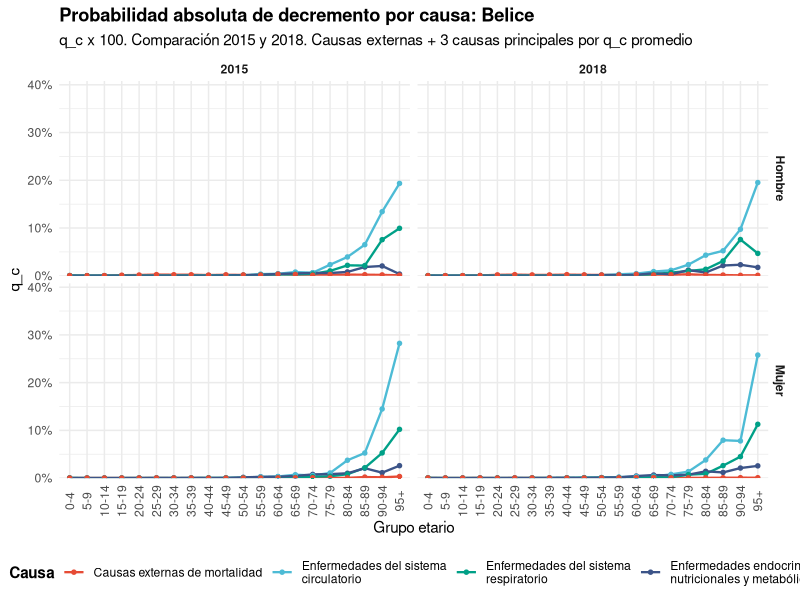
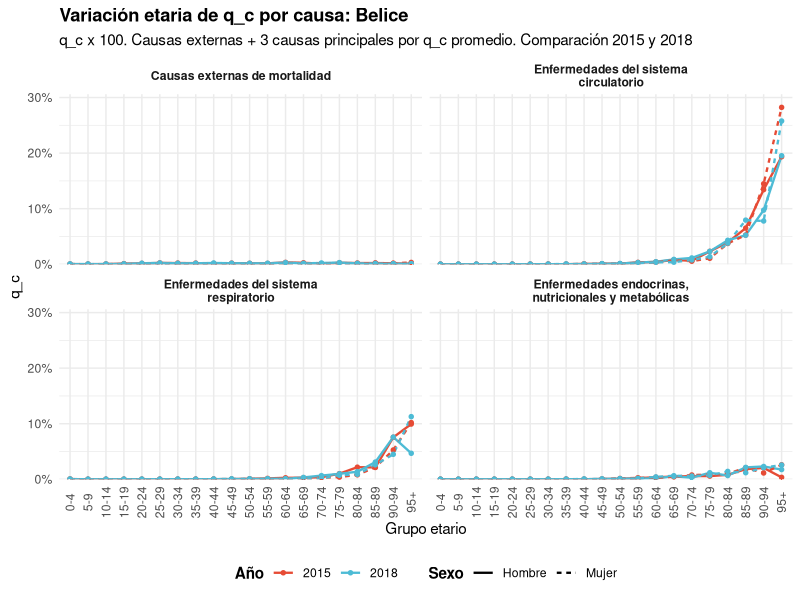
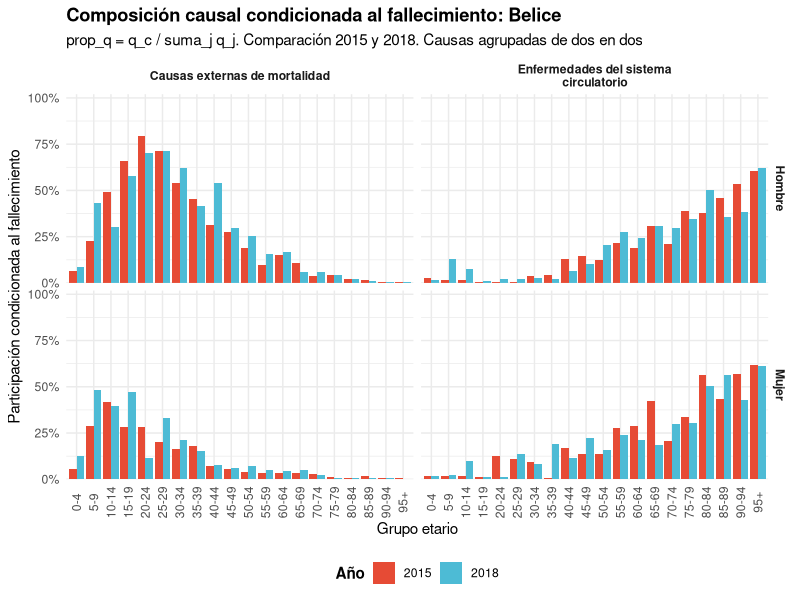
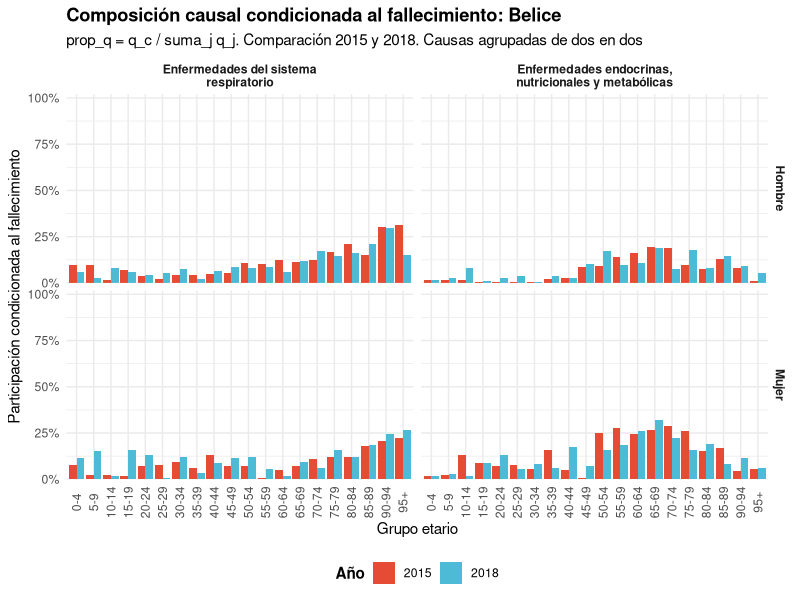
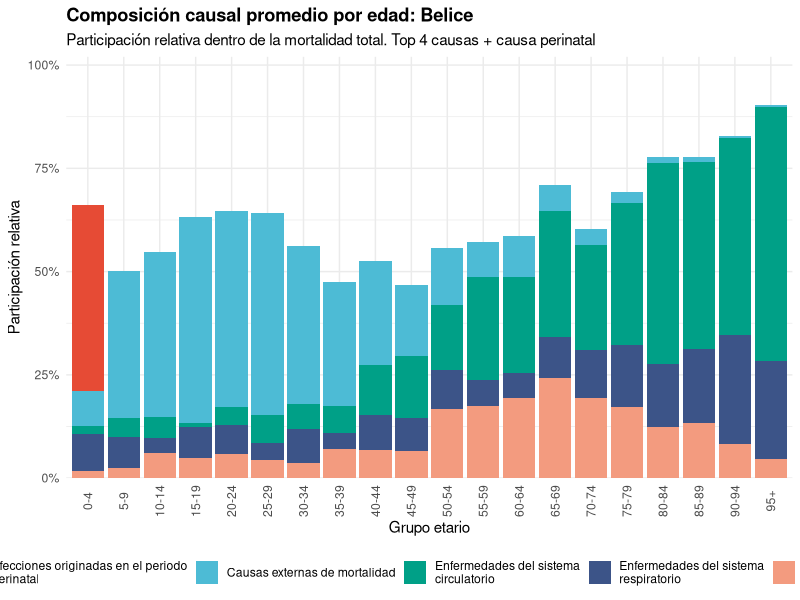
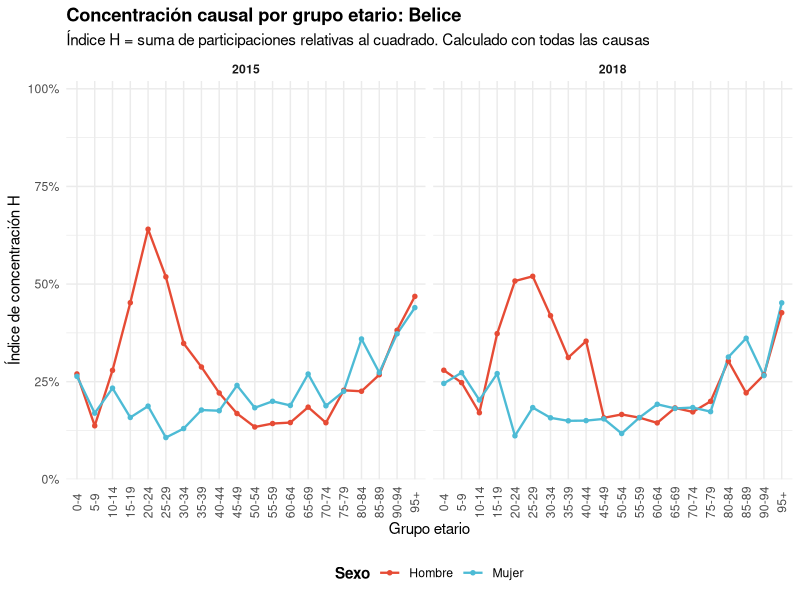
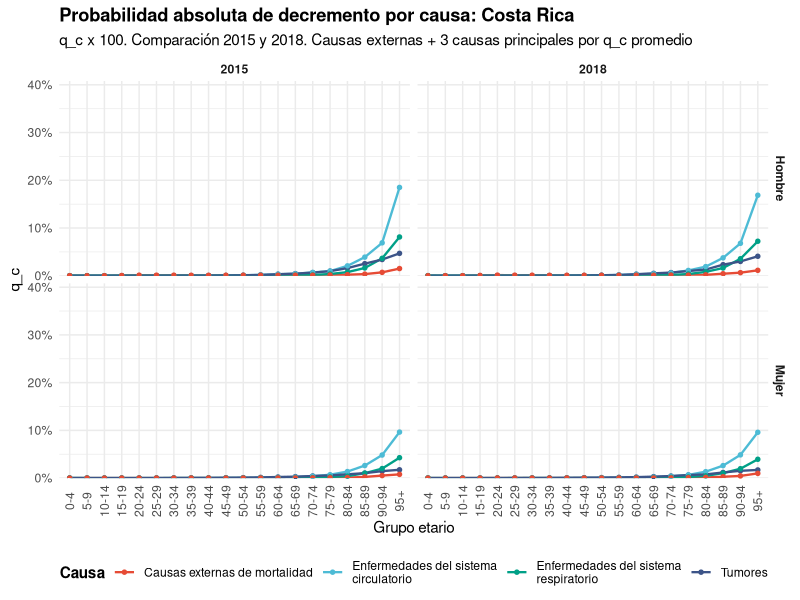
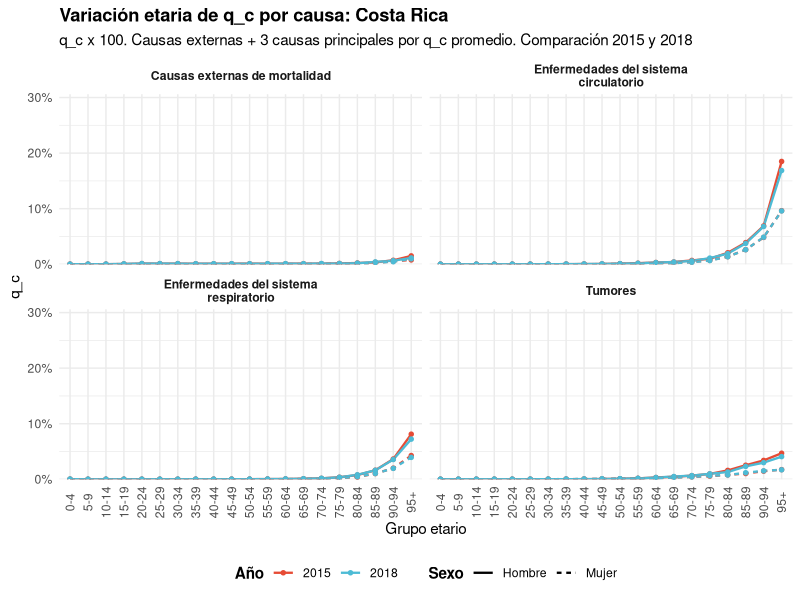

The R script that drew these images, in order:
# 08_analisis_bayesiano.R

library(readr)
library(dplyr)
library(tidyr)
library(ggplot2)
library(here)
library(stringr)
library(scales)
library(ggsci)

options(scipen = 999)


# ---------------------------------------------------------------------------
# 1. Cargar resultados del enfoque bayesiano
# ---------------------------------------------------------------------------

resultados_bayesiano <- read_csv(
  here("datos", "procesados", "resultados_enfoque_bayesiano.csv"),
  na = c("", "NA"),
  show_col_types = FALSE
)


# Solo se contrastan 2015 y 2018

anios_comparacion <- c(2015, 2018)

resultados_bayesiano <- resultados_bayesiano %>%
  filter(anio %in% anios_comparacion)


# ---------------------------------------------------------------------------
# 2. Funciones auxiliares
# ---------------------------------------------------------------------------

etiqueta_pct_directa <- function(x, decimales = 2) {
  x_fmt <- format(
    round(x, decimales),
    nsmall = decimales,
    trim = TRUE,
    scientific = FALSE
  )
  
  x_fmt <- sub("(\\.\\d*?)0+$", "\\1", x_fmt)
  x_fmt <- sub("\\.$", "", x_fmt)
  
  paste0(x_fmt, "%")
}


etiqueta_pct_proporcion <- function(x, decimales = 1) {
  x <- x * 100
  
  x_fmt <- format(
    round(x, decimales),
    nsmall = decimales,
    trim = TRUE,
    scientific = FALSE
  )
  
  x_fmt <- sub("(\\.\\d*?)0+$", "\\1", x_fmt)
  x_fmt <- sub("\\.$", "", x_fmt)
  
  paste0(x_fmt, "%")
}


tema_bayesiano <- function() {
  theme_minimal() +
    theme(
      axis.text.x = element_text(angle = 90, vjust = 0.5),
      legend.position = "bottom",
      plot.title = element_text(face = "bold"),
      strip.text = element_text(face = "bold"),
      legend.title = element_text(face = "bold")
    )
}


# ---------------------------------------------------------------------------
# 3. Preparar variables generales
# ---------------------------------------------------------------------------

orden_edades <- resultados_bayesiano %>%
  distinct(grupo_edad) %>%
  mutate(
    edad_inicio = parse_number(grupo_edad)
  ) %>%
  arrange(edad_inicio) %>%
  pull(grupo_edad)


resultados_bayesiano <- resultados_bayesiano %>%
  mutate(
    grupo_edad = factor(grupo_edad, levels = orden_edades),
    pais_carpeta = case_when(
      pais == "Belice" ~ "belice",
      pais == "Costa Rica" ~ "costa rica",
      pais == "El Salvador" ~ "el salvador",
      pais == "Guatemala" ~ "guatemala",
      pais == "Nicaragua" ~ "nicaragua",
      pais %in% c("Panama", "Panamá") ~ "panama",
      TRUE ~ str_to_lower(pais)
    ),
    causa_grupo_wrap = str_wrap(causa_grupo, width = 35),
    q_porcentaje = q_c * 100
  )


# ---------------------------------------------------------------------------
# 4. Composición causal condicionada al fallecimiento
# ---------------------------------------------------------------------------

# prop_q = q_c / sum_j q_j
#
# El denominador usa TODAS las causas dentro de:
# anio, pais, sexo, grupo_edad.

composicion_causal <- resultados_bayesiano %>%
  group_by(anio, pais, pais_carpeta, sexo, grupo_edad) %>%
  mutate(
    q_total = sum(q_c, na.rm = TRUE),
    prop_q = if_else(q_total > 0, q_c / q_total, 0)
  ) %>%
  ungroup()


# ---------------------------------------------------------------------------
# 5. Concentración causal
# ---------------------------------------------------------------------------

# H = sum_c prop_q^2
#
# Se calcula con TODAS las causas.

concentracion_causal <- composicion_causal %>%
  group_by(anio, pais, pais_carpeta, sexo, grupo_edad) %>%
  summarise(
    indice_concentracion = sum(prop_q^2, na.rm = TRUE),
    q_total = first(q_total),
    .groups = "drop"
  )


# ---------------------------------------------------------------------------
# 6. Selección de causas por país
# ---------------------------------------------------------------------------

# Regla:
#
# Para cada país se seleccionan 4 causas:
#
# 1. Causas externas de mortalidad, identificada por causa == "XX"
#    o por texto en causa_grupo.
#
# 2. Las 3 causas restantes con mayor q_c promedio dentro del país.
#
# Perinatales se excluye de esta selección porque se grafica aparte.

obtener_causa_externa_pais <- function(datos_pais) {
  
  causa_externa <- datos_pais %>%
    distinct(causa, causa_grupo) %>%
    filter(
      causa == "XX" |
        str_detect(str_to_lower(causa_grupo), "extern")
    ) %>%
    pull(causa_grupo) %>%
    unique()
  
  if (length(causa_externa) > 0) {
    causa_externa[1]
  } else {
    NA_character_
  }
}


obtener_causa_perinatal_pais <- function(datos_pais) {
  
  causa_perinatal <- datos_pais %>%
    distinct(causa_grupo) %>%
    filter(
      str_detect(str_to_lower(causa_grupo), "perinatal")
    ) %>%
    pull(causa_grupo) %>%
    unique()
  
  if (length(causa_perinatal) > 0) {
    causa_perinatal[1]
  } else {
    NA_character_
  }
}


seleccionar_top4_promedio_pais <- function(datos_pais) {
  
  causa_externa <- obtener_causa_externa_pais(datos_pais)
  
  datos_base <- datos_pais %>%
    filter(
      !str_detect(str_to_lower(causa_grupo), "perinatal")
    )
  
  if (!is.na(causa_externa)) {
    
    datos_base <- datos_base %>%
      filter(causa_grupo != causa_externa)
    
    n_resto <- 3
    
  } else {
    
    n_resto <- 4
  }
  
  causas_resto <- datos_base %>%
    group_by(causa_grupo) %>%
    summarise(
      q_promedio = mean(q_c, na.rm = TRUE),
      .groups = "drop"
    ) %>%
    arrange(desc(q_promedio)) %>%
    slice_head(n = n_resto) %>%
    pull(causa_grupo)
  
  causas_seleccionadas <- c()
  
  if (!is.na(causa_externa)) {
    causas_seleccionadas <- c(causas_seleccionadas, causa_externa)
  }
  
  causas_seleccionadas <- c(causas_seleccionadas, causas_resto)
  
  unique(causas_seleccionadas)
}


# ---------------------------------------------------------------------------
# 7. Gráficos por país
# ---------------------------------------------------------------------------

paises <- resultados_bayesiano %>%
  distinct(pais, pais_carpeta) %>%
  arrange(pais)


for (i in seq_len(nrow(paises))) {
  
  pais_actual <- paises$pais[i]
  carpeta_pais <- paises$pais_carpeta[i]
  ruta_figuras <- here("figuras", "bayesiano", carpeta_pais)
  
  dir.create(
    ruta_figuras,
    recursive = TRUE,
    showWarnings = FALSE
  )
  
  # Limpia gráficos anteriores del análisis bayesiano.
  
  archivos_previos <- list.files(
    ruta_figuras,
    pattern = "^(00|01|02|03|04|05)_.*\\.png$",
    full.names = TRUE
  )
  
  if (length(archivos_previos) > 0) {
    file.remove(archivos_previos)
  }
  
  
  datos_pais <- resultados_bayesiano %>%
    filter(pais == pais_actual)
  
  composicion_pais <- composicion_causal %>%
    filter(pais == pais_actual)
  
  concentracion_pais <- concentracion_causal %>%
    filter(pais == pais_actual)
  
  
  # -------------------------------------------------------------------------
  # 7.1 Seleccionar causas principales del país
  # -------------------------------------------------------------------------
  
  causas_top4_pais <- seleccionar_top4_promedio_pais(datos_pais)
  causa_perinatal_pais <- obtener_causa_perinatal_pais(datos_pais)
  
  orden_causas_top4_wrap <- str_wrap(causas_top4_pais, width = 35)
  
  datos_pais_top4 <- datos_pais %>%
    filter(causa_grupo %in% causas_top4_pais) %>%
    mutate(
      causa_grupo_wrap = factor(
        str_wrap(causa_grupo, width = 35),
        levels = orden_causas_top4_wrap
      )
    )
  
  composicion_pais_top4 <- composicion_pais %>%
    filter(causa_grupo %in% causas_top4_pais) %>%
    mutate(
      causa_grupo_wrap = factor(
        str_wrap(causa_grupo, width = 35),
        levels = orden_causas_top4_wrap
      )
    )
  
  datos_pais_perinatal <- datos_pais %>%
    filter(
      str_detect(str_to_lower(causa_grupo), "perinatal")
    ) %>%
    mutate(
      causa_grupo_wrap = str_wrap(causa_grupo, width = 35)
    )
  
  
  # Causas para gráfico 4:
  # top 4 + perinatal.
  
  causas_grafico_4 <- causas_top4_pais
  
  if (!is.na(causa_perinatal_pais)) {
    causas_grafico_4 <- unique(c(causa_perinatal_pais, causas_grafico_4))
  }
  
  orden_causas_grafico_4_wrap <- str_wrap(causas_grafico_4, width = 35)
  
  composicion_pais_top4_mas_perinatal <- composicion_pais %>%
    filter(causa_grupo %in% causas_grafico_4) %>%
    mutate(
      causa_grupo_wrap = factor(
        str_wrap(causa_grupo, width = 35),
        levels = orden_causas_grafico_4_wrap
      )
    )
  
  # -------------------------------------------------------------------------
  # Gráfico 1: q_c absoluto por edad
  # -------------------------------------------------------------------------
  #
  # Este gráfico junta 2015 y 2018 en una sola figura.
  # Se separa por sexo y por año:
  #
  # filas    = sexo
  # columnas = año
  #
  # Dentro de cada panel se muestran las 4 causas seleccionadas.
  #
  # Escala: 0% a 40%, saltos de 10%.
  
  grafico_01_q_edad <- datos_pais_top4 %>%
    ggplot(
      aes(
        x = grupo_edad,
        y = q_porcentaje,
        group = causa_grupo_wrap,
        color = causa_grupo_wrap
      )
    ) +
    geom_line(linewidth = 0.8) +
    geom_point(size = 1.2) +
    facet_grid(sexo ~ anio) +
    scale_color_npg() +
    scale_y_continuous(
      labels = etiqueta_pct_directa,
      breaks = seq(0, 40, 10),
      minor_breaks = seq(0, 40, 5),
      expand = expansion(mult = c(0, 0.02))
    ) +
    coord_cartesian(ylim = c(0, 40)) +
    labs(
      title = paste0("Probabilidad absoluta de decremento por causa: ", pais_actual),
      subtitle = "q_c x 100. Comparación 2015 y 2018. Causas externas + 3 causas principales por q_c promedio",
      x = "Grupo etario",
      y = "q_c",
      color = "Causa"
    ) +
    tema_bayesiano()
  
  ggsave(
    filename = here("figuras", "bayesiano", carpeta_pais, "01_q_absoluto_top4_2015_2018.png"),
    plot = grafico_01_q_edad,
    width = 14,
    height = 8,
    dpi = 300
  )
  
  
  # -------------------------------------------------------------------------
  # Gráfico 2: q_c por causa
  # -------------------------------------------------------------------------
  #
  # q_c x 100.
  # Escala: 0% a 30%, saltos de 10%.
  
  grafico_02_q_causa <- datos_pais_top4 %>%
    ggplot(
      aes(
        x = grupo_edad,
        y = q_porcentaje,
        group = interaction(anio, sexo),
        color = factor(anio),
        linetype = sexo
      )
    ) +
    geom_line(linewidth = 0.8) +
    geom_point(size = 1.2) +
    facet_wrap(~ causa_grupo_wrap) +
    scale_color_npg() +
    scale_y_continuous(
      labels = etiqueta_pct_directa,
      breaks = seq(0, 30, 10),
      minor_breaks = seq(0, 30, 5),
      expand = expansion(mult = c(0, 0.02))
    ) +
    coord_cartesian(ylim = c(0, 30)) +
    labs(
      title = paste0("Variación etaria de q_c por causa: ", pais_actual),
      subtitle = "q_c x 100. Causas externas + 3 causas principales por q_c promedio. Comparación 2015 y 2018",
      x = "Grupo etario",
      y = "q_c",
      color = "Año",
      linetype = "Sexo"
    ) +
    tema_bayesiano()
  
  ggsave(
    filename = here("figuras", "bayesiano", carpeta_pais, "02_q_por_causa_top4.png"),
    plot = grafico_02_q_causa,
    width = 14,
    height = 9,
    dpi = 300
  )
  
  
  # -------------------------------------------------------------------------
  # Gráfico 3: composición causal condicionada al fallecimiento
  # -------------------------------------------------------------------------
  #
  # prop_q = q_c / sum_j q_j
  #
  # Se agrupan las 4 causas seleccionadas de 2 en 2 para que el gráfico sea
  # legible.
  #
  # Se generan:
  #
  # 03_composicion_condicionada_grupo_1.png
  # 03_composicion_condicionada_grupo_2.png
  #
  # Dentro de cada gráfico se compara 2015 contra 2018.
  #
  # Escala: 0% a 100%, saltos de 25%.
  
  grupos_causas_03 <- split(
    causas_top4_pais,
    ceiling(seq_along(causas_top4_pais) / 2)
  )
  
  for (g in seq_along(grupos_causas_03)) {
    
    causas_grupo_actual <- grupos_causas_03[[g]]
    
    composicion_grupo_actual <- composicion_pais_top4 %>%
      filter(causa_grupo %in% causas_grupo_actual) %>%
      mutate(
        causa_grupo_wrap = factor(
          str_wrap(causa_grupo, width = 35),
          levels = str_wrap(causas_grupo_actual, width = 35)
        )
      )
    
    grafico_03_composicion_goerlich <- composicion_grupo_actual %>%
      ggplot(
        aes(
          x = grupo_edad,
          y = prop_q,
          fill = factor(anio)
        )
      ) +
      geom_col(position = "dodge") +
      facet_grid(sexo ~ causa_grupo_wrap) +
      scale_fill_npg() +
      scale_y_continuous(
        labels = etiqueta_pct_proporcion,
        breaks = seq(0, 1, 0.25),
        minor_breaks = seq(0, 1, 0.125),
        expand = expansion(mult = c(0, 0.02))
      ) +
      coord_cartesian(ylim = c(0, 1)) +
      labs(
        title = paste0("Composición causal condicionada al fallecimiento: ", pais_actual),
        subtitle = "prop_q = q_c / suma_j q_j. Comparación 2015 y 2018. Causas agrupadas de dos en dos",
        x = "Grupo etario",
        y = "Participación condicionada al fallecimiento",
        fill = "Año"
      ) +
      tema_bayesiano()
    
    ggsave(
      filename = here(
        "figuras",
        "bayesiano",
        carpeta_pais,
        paste0("03_composicion_condicionada_grupo_", g, ".png")
      ),
      plot = grafico_03_composicion_goerlich,
      width = 14,
      height = 8,
      dpi = 300
    )
  }
  
  
  # -------------------------------------------------------------------------
  # Gráfico 4: composición causal promedio por edad
  # -------------------------------------------------------------------------
  #
  # Muestra top 4 causas + perinatal.
  #
  # Cada segmento es:
  #
  # prop_q = q_c / sum_j q_j
  #
  # con denominador de todas las causas.
  #
  # Escala: 0% a 100%, saltos de 25%.
  
  grafico_04_composicion_apilada <- composicion_pais_top4_mas_perinatal %>%
    group_by(grupo_edad, causa_grupo_wrap) %>%
    summarise(
      prop_promedio = mean(prop_q, na.rm = TRUE),
      .groups = "drop"
    ) %>%
    ggplot(
      aes(
        x = grupo_edad,
        y = prop_promedio,
        fill = causa_grupo_wrap
      )
    ) +
    geom_col(position = "stack") +
    scale_fill_npg() +
    scale_y_continuous(
      labels = etiqueta_pct_proporcion,
      breaks = seq(0, 1, 0.25),
      minor_breaks = seq(0, 1, 0.125),
      expand = expansion(mult = c(0, 0.02))
    ) +
    coord_cartesian(ylim = c(0, 1)) +
    labs(
      title = paste0("Composición causal promedio por edad: ", pais_actual),
      subtitle = "Participación relativa dentro de la mortalidad total. Top 4 causas + causa perinatal",
      x = "Grupo etario",
      y = "Participación relativa",
      fill = "Causa"
    ) +
    tema_bayesiano()
  
  ggsave(
    filename = here("figuras", "bayesiano", carpeta_pais, "04_composicion_promedio_top4_mas_perinatal.png"),
    plot = grafico_04_composicion_apilada,
    width = 14,
    height = 8,
    dpi = 300
  )
  
  
  # -------------------------------------------------------------------------
  # Gráfico 5: concentración causal
  # -------------------------------------------------------------------------
  #
  # H = sum_c prop_q^2
  #
  # Se calcula con todas las causas.
  #
  # Escala: 0% a 100%, saltos de 25%.
  
  grafico_05_concentracion <- concentracion_pais %>%
    ggplot(
      aes(
        x = grupo_edad,
        y = indice_concentracion,
        group = sexo,
        color = sexo
      )
    ) +
    geom_line(linewidth = 0.8) +
    geom_point(size = 1.2) +
    facet_wrap(~ anio) +
    scale_color_npg() +
    scale_y_continuous(
      labels = etiqueta_pct_proporcion,
      breaks = seq(0, 1, 0.25),
      minor_breaks = seq(0, 1, 0.125),
      expand = expansion(mult = c(0, 0.02))
    ) +
    coord_cartesian(ylim = c(0, 1)) +
    labs(
      title = paste0("Concentración causal por grupo etario: ", pais_actual),
      subtitle = "Índice H = suma de participaciones relativas al cuadrado. Calculado con todas las causas",
      x = "Grupo etario",
      y = "Índice de concentración H",
      color = "Sexo"
    ) +
    tema_bayesiano()
  
  ggsave(
    filename = here("figuras", "bayesiano", carpeta_pais, "05_concentracion_causal.png"),
    plot = grafico_05_concentracion,
    width = 14,
    height = 8,
    dpi = 300
  )
}
